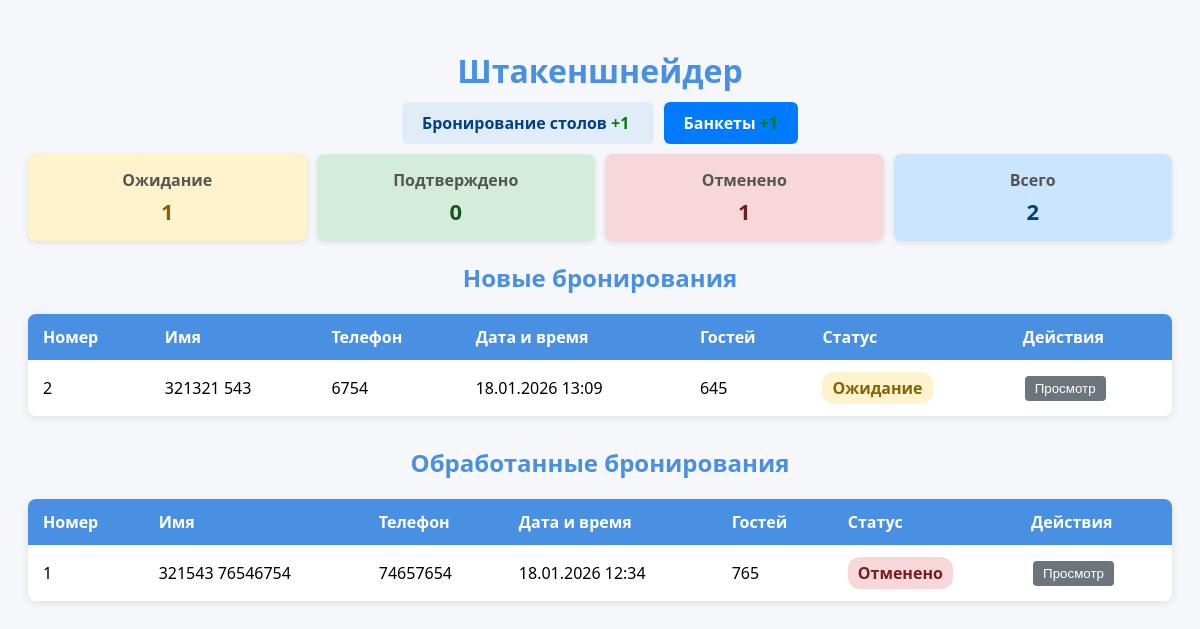
/miniApp/miniAppBanket/, run on the app's committed database.
### shtaken/models.py (models this page shows, shortened)
class BookingBanket(models.Model):
    first_name = models.CharField("Имя", max_length=50)
    last_name = models.CharField("Фамилия", max_length=50)
    phone = models.CharField("Телефон", max_length=20)
    guests = models.PositiveIntegerField("Количество гостей")
    status =models.CharField(verbose_name="Статус",max_length=50)
    created_at = models.DateTimeField(auto_now_add=True)

### TelegramMiniApp/views.py (the view)
# urls.py: path('miniAppBanket/', views.miniAppBanket, name='miniAppBanket'),
def miniAppBanket(request):
    bookings = BookingBanket.objects.all().order_by('-created_at')
    new_bookings = bookings.filter(status='waiting')
    processed_bookings = bookings.filter(status__in=['confirmed', 'cancelled'])
    new_tables_count = Booking.objects.filter(status='waiting').count()
    print(new_tables_count)
    return render(request, "MiniAppBanket.html", {
        'new_bookings': new_bookings,
        'processed_bookings': processed_bookings,
        'bookings': bookings,
        'new_count': new_bookings.count(),
        'new_tables_count': new_tables_count,
    })

### TelegramMiniApp/templates/MiniAppBanket.html (shortened to what this page needs)
<!DOCTYPE html>
<html lang="ru">
<head>
</head>
<body>
<h1>Штакеншнейдер</h1>
<div id="bookingTabs" style="text-align:center; margin-bottom:20px;">
    <a href="{% url 'miniApp' %}" class="tab-link {% if request.resolver_match.url_name == 'miniApp' %}active{% endif %}">
        Бронирование столов
        {% if new_tables_count > 0 %}<span style="color:green;">+{{ new_tables_count }}</span>{% endif %}
    </a>
    <a href="{% url 'miniAppBanket' %}" class="tab-link {% if request.resolver_match.url_name == 'miniAppBanket' %}active{% endif %}">
        Банкеты
        {% if new_count > 0 %}<span style="color:green;">+{{ new_count }}</span>{% endif %}
    </a>
</div>
<div class="summary">
    <div class="summary-item waiting">
        <h3>Ожидание</h3>
        <p id="summaryWaiting">0</p>
    </div>
    <div class="summary-item confirmed">
        <h3>Подтверждено</h3>
        <p id="summaryConfirmed">0</p>
    </div>
    <div class="summary-item cancelled">
        <h3>Отменено</h3>
        <p id="summaryCancelled">0</p>
    </div>
    <div class="summary-item total">
        <h3>Всего</h3>
        <p id="summaryTotal">0</p>
    </div>
</div>
{% if new_bookings %}
<h2>Новые бронирования</h2>
<table>
<thead>
<tr>
<th>Номер</th><th>Имя</th><th>Телефон</th><th>Дата и время</th><th>Гостей</th><th>Статус</th><th>Действия</th>
</tr>
</thead>
<tbody>
{% for b in new_bookings %}
<tr data-id="{{ b.id }}">
<td>{{ b.id }}</td>
<td>{{ b.first_name|default:"-" }} {{ b.last_name|default:"-" }}</td>
<td>{{ b.phone|default:"-" }}</td>
<td>{{ b.created_at|date:"d.m.Y H:i" }}</td>
<td>{{ b.guests|default:"-" }}</td>
<td><span class="status waiting">Ожидание</span></td>
<td>
<button class="view" onclick="openModal({{ b.id }}, '{{ b.first_name|default:'' }}', '{{ b.last_name|default:'' }}', '{{ b.phone|default:'' }}', {{ b.guests|default:0 }}, '{{ b.status }}', '{{ b.created_at|date:'d.m.Y H:i' }}')">Просмотр</button>
</td>
</tr>
{% endfor %}
</tbody>
</table>
{% endif %}
{% if processed_bookings %}
<h2>Обработанные бронирования</h2>
<table>
<thead>
<tr>
<th>Номер</th><th>Имя</th><th>Телефон</th><th>Дата и время</th><th>Гостей</th><th>Статус</th><th>Действия</th>
</tr>
</thead>
<tbody>
{% for b in processed_bookings %}
<tr data-id="{{ b.id }}">
<td>{{ b.id }}</td>
<td>{{ b.first_name|default:"-" }} {{ b.last_name|default:"-" }}</td>
<td>{{ b.phone|default:"-" }}</td>
<td>{{ b.created_at|date:"d.m.Y H:i" }}</td>
<td>{{ b.guests|default:"-" }}</td>
<td>
{% if b.status == "confirmed" %}<span class="status confirmed">Подтверждено</span>
{% elif b.status == "cancelled" %}<span class="status cancelled">Отменено</span>{% endif %}
</td>
<td>
<button class="view" onclick="openModal({{ b.id }}, '{{ b.first_name|default:'' }}', '{{ b.last_name|default:'' }}', '{{ b.phone|default:'' }}', {{ b.guests|default:0 }}, '{{ b.status }}', '{{ b.created_at|date:'d.m.Y H:i' }}')">Просмотр</button>
</td>
</tr>
{% endfor %}
</tbody>
</table>
{% endif %}
</body>
</html>

### TelegramMiniApp/templates/MiniAppBanket.html (style rules this page uses)
body { font-family: "Segoe UI", Tahoma, Geneva, Verdana, sans-serif; background: #f5f7fa; padding: 20px; }
h1, h2 { text-align:center; color:#4a90e2; margin-bottom:20px; }
table { width: 100%; border-collapse: collapse; background: #fff; border-radius: 8px; overflow: hidden; box-shadow: 0 2px 8px rgba(0,0,0,0.1); margin-bottom: 30px; }
th, td { padding: 12px 15px; text-align: left; }
th { background: #4a90e2; color: #fff; }
.status { padding: 5px 10px; border-radius: 12px; font-weight: bold; text-align:center; display:inline-block; min-width:80px; }
.status.waiting { background:#fff3cd; color:#856404; }
.status.cancelled { background:#f8d7da; color:#721c24; }
button { padding: 5px 10px; margin: 2px; border:none; border-radius:4px; color:#fff; cursor:pointer; }
button.view { background:#6c757d; }
.summary { display:flex; justify-content:space-around; margin-bottom:20px; gap:10px; }
.summary-item { flex:1; text-align:center; background:#fff; border-radius:8px; padding:15px 10px; box-shadow:0 2px 6px rgba(0,0,0,0.1); }
.summary-item h3 { margin:0 0 5px 0; font-size:16px; color:#555; }
.summary-item p { margin:0; font-size:22px; font-weight:bold; }
.summary-item.waiting { background:#fff3cd; color:#856404; }
.summary-item.confirmed { background:#d4edda; color:#155724; }
.summary-item.cancelled { background:#f8d7da; color:#721c24; }
.summary-item.total { background:#cce5ff; color:#004085; }
.tab-link { padding: 10px 20px; margin: 0 5px; border-radius: 6px; text-decoration: none; font-weight: bold; color: #004085; background-color: #e1ecf9; transition: 0.2s; }
.tab-link.active { background-color: #007bff; color: #fff; }

### data on the page
BookingBanket: id "2", first_name "321321", last_name "543", phone "6754", created_at "18.01.2026 13:09", guests "645"
BookingBanket: id "1", first_name "321543", last_name "76546754", phone "74657654", created_at "18.01.2026 12:34", guests "765", status "Отменено"

### other printed values
{{ new_tables_count }} "1"
{{ new_count }} "1"
